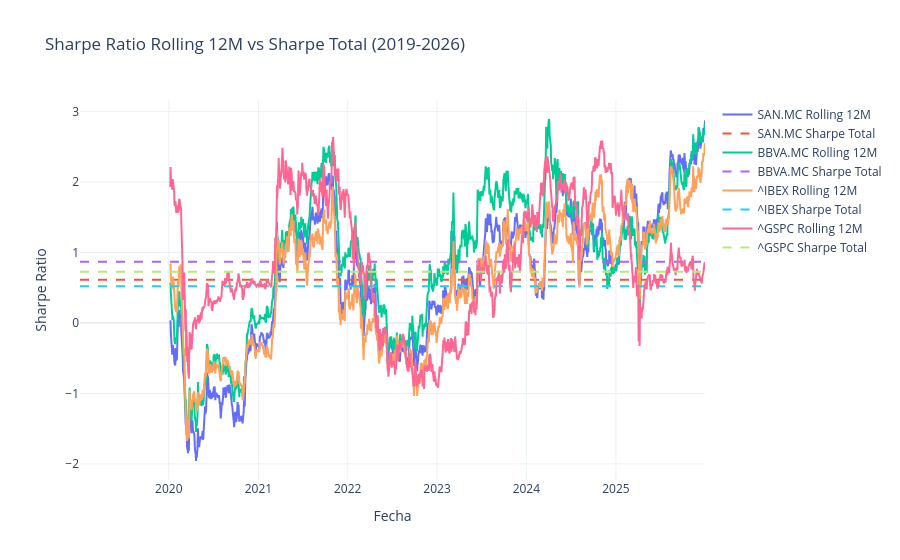

The cell this chart's notebook holds for it:
### Code cell
# ==================================================================
# GRÁFICO INTERACTIVO COMPARANDO SHARPE ROLLING 12M CON SHARPE TOTAL
# ==================================================================

fig = go.Figure()

for ticker in assets:
    
    # Sharpe rolling
    fig.add_trace(go.Scatter(
        x=rolling_sharpe.index,
        y=rolling_sharpe[ticker],
        mode='lines',
        name=f"{ticker} Rolling 12M"
    ))
    
    # Línea horizontal Sharpe total
    fig.add_trace(go.Scatter(
        x=rolling_sharpe.index,
        y=[sharpe_ratio[ticker]] * len(rolling_sharpe),
        mode='lines',
        name=f"{ticker} Sharpe Total",
        line=dict(dash="dash")
    ))

fig.update_layout(
    title="Sharpe Ratio Rolling 12M vs Sharpe Total (2019-2026)",
    yaxis_title="Sharpe Ratio",
    xaxis_title="Fecha",
    template="plotly_white",
    hovermode="x unified"
)

fig.show()

pio.write_html(
    fig,
    file="sharpe_rolling_2019_2026.html",
    auto_open=True,
    include_plotlyjs="cdn"
)

### Figure 1 — Plotly figure (JSON) as saved in the notebook; plotly's stock layout.template omitted (floating-point values rounded to 4 significant figures; data arrays with more than 128 entries replaced by an {"elided": "..."} marker saying what was removed)
{"data": [{"mode": "lines", "name": "SAN.MC Rolling 12M", "type": "scatter", "x": {"elided": "1742 str values"}, "y": {"elided": "1742 float values"}}, {"line": {"dash": "dash"}, "mode": "lines", "name": "SAN.MC Sharpe Total", "type": "scatter", "x": {"elided": "1742 str values"}, "y": {"elided": "1742 float values"}}, {"mode": "lines", "name": "BBVA.MC Rolling 12M", "type": "scatter", "x": {"elided": "1742 str values"}, "y": {"elided": "1742 float values"}}, {"line": {"dash": "dash"}, "mode": "lines", "name": "BBVA.MC Sharpe Total", "type": "scatter", "x": {"elided": "1742 str values"}, "y": {"elided": "1742 float values"}}, {"mode": "lines", "name": "^IBEX Rolling 12M", "type": "scatter", "x": {"elided": "1742 str values"}, "y": {"elided": "1742 float values"}}, {"line": {"dash": "dash"}, "mode": "lines", "name": "^IBEX Sharpe Total", "type": "scatter", "x": {"elided": "1742 str values"}, "y": {"elided": "1742 float values"}}, {"mode": "lines", "name": "^GSPC Rolling 12M", "type": "scatter", "x": {"elided": "1742 str values"}, "y": {"elided": "1742 float values"}}, {"line": {"dash": "dash"}, "mode": "lines", "name": "^GSPC Sharpe Total", "type": "scatter", "x": {"elided": "1742 str values"}, "y": {"elided": "1742 float values"}}], "layout": {"hovermode": "x unified", "title": {"text": "Sharpe Ratio Rolling 12M vs Sharpe Total (2019-2026)"}, "xaxis": {"title": {"text": "Fecha"}}, "yaxis": {"title": {"text": "Sharpe Ratio"}}}}
